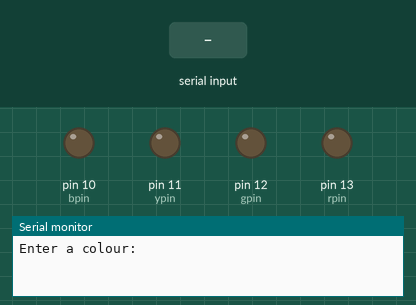
Recording of a sketch running on a simulated Arduino Uno, built with avr-gcc and run on an emulated ATmega328P. On the bench: output pins drawn as LEDs (lit = HIGH), the last lines printed to the serial monitor. Inputs (shaded band) come from the test bench.

Above: at 1.2 s.
1.3 s: "red" received over Serial
At 3.5 s:
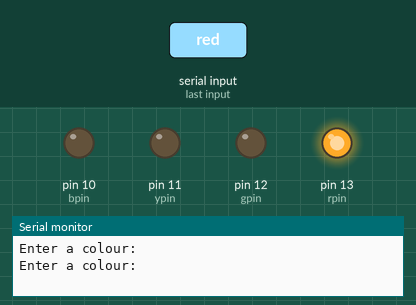
3.8 s: "green" received over Serial
At 5.4 s:
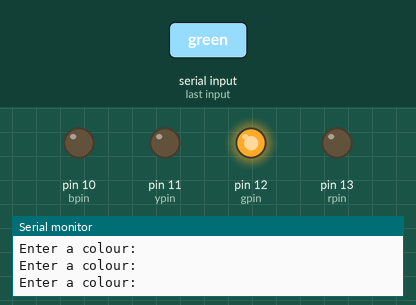
6.3 s: "yellow" received over Serial
At 8.5 s:
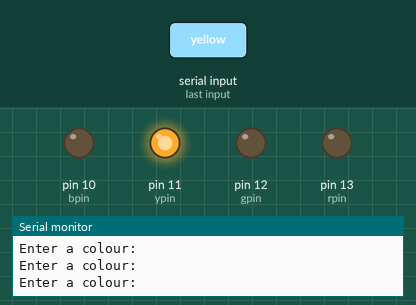
8.8 s: "blue" received over Serial
At 10.4 s:
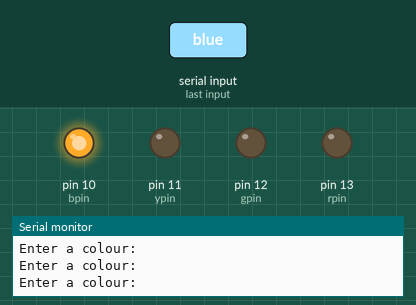
Timing chart, 0 to 11.9 s (numbered marks = the images above; inputs shaded):
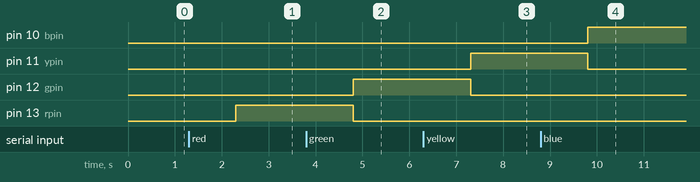

Measured:
- after the input at 1.3 s, pin 13 (rpin): LOW → HIGH after 1.0 s
- after the input at 3.8 s, pin 12 (gpin): LOW → HIGH after 1.0 s; pin 13 (rpin): HIGH → LOW after 1.0 s
- after the input at 6.3 s, pin 11 (ypin): LOW → HIGH after 1.0 s; pin 12 (gpin): HIGH → LOW after 1.0 s
- after the input at 8.8 s, pin 10 (bpin): LOW → HIGH after 1.0 s; pin 11 (ypin): HIGH → LOW after 1.0 s

The sketch:

serial_controlled_leds1.ino
```cpp
int rpin=13;
int gpin=12;
int ypin=11;
int bpin=10;
String msg="Enter a colour: ";
String clr="";

void setup()
{
  Serial.begin(9600);
  pinMode(rpin, OUTPUT);
  pinMode(gpin, OUTPUT);
  pinMode(ypin, OUTPUT);
  pinMode(bpin, OUTPUT);
}

void loop()
{
  Serial.println(msg);
  while (Serial.available()==0){
  }
  clr=Serial.readString();
  if (clr == "red"){
  	digitalWrite(rpin, HIGH);
    digitalWrite(gpin, LOW);
    digitalWrite(ypin, LOW);
    digitalWrite(bpin, LOW);

  }
    if (clr == "green"){
  	digitalWrite(rpin, LOW);
    digitalWrite(gpin, HIGH);
    digitalWrite(ypin, LOW);
    digitalWrite(bpin, LOW);

  }
    if (clr == "yellow"){
  	digitalWrite(rpin, LOW);
    digitalWrite(gpin, LOW);
    digitalWrite(ypin, HIGH);
    digitalWrite(bpin, LOW);

  }
    if (clr == "blue"){
  	digitalWrite(rpin, LOW);
    digitalWrite(gpin, LOW);
    digitalWrite(ypin, LOW);
    digitalWrite(bpin, HIGH);

  }
}
```
